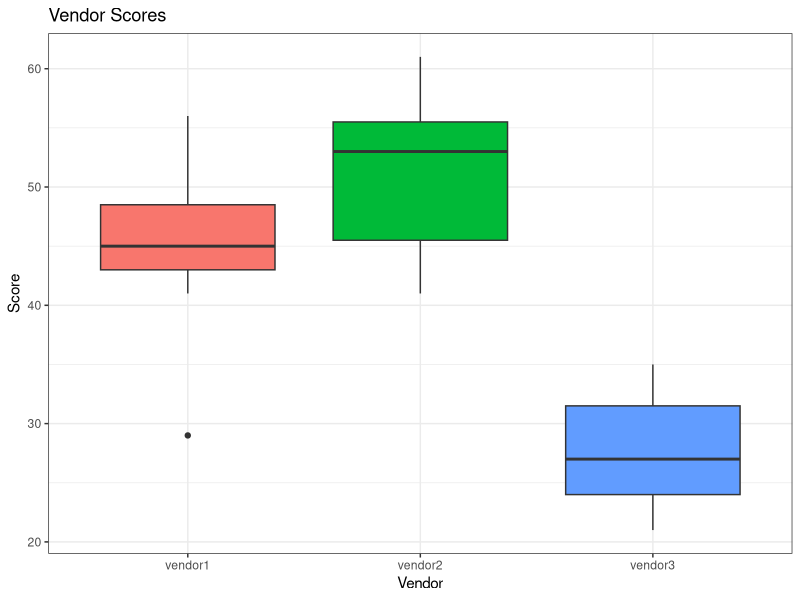
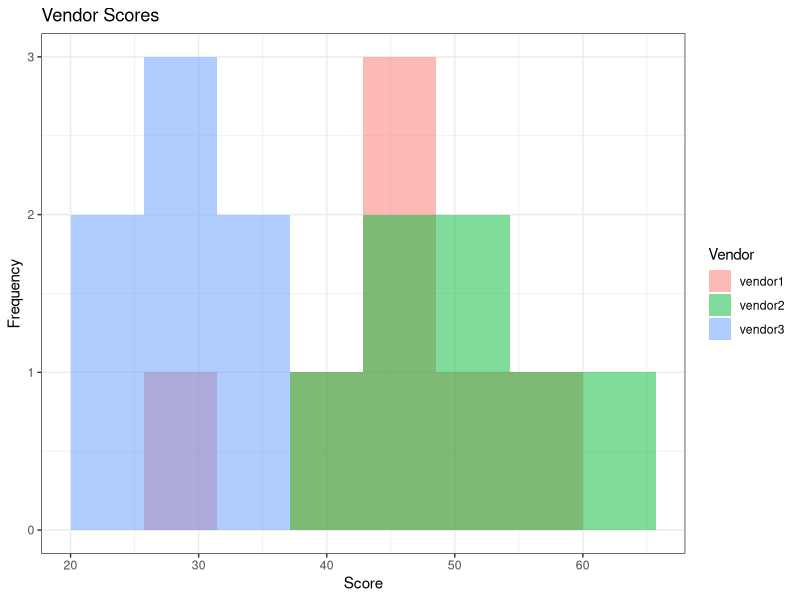
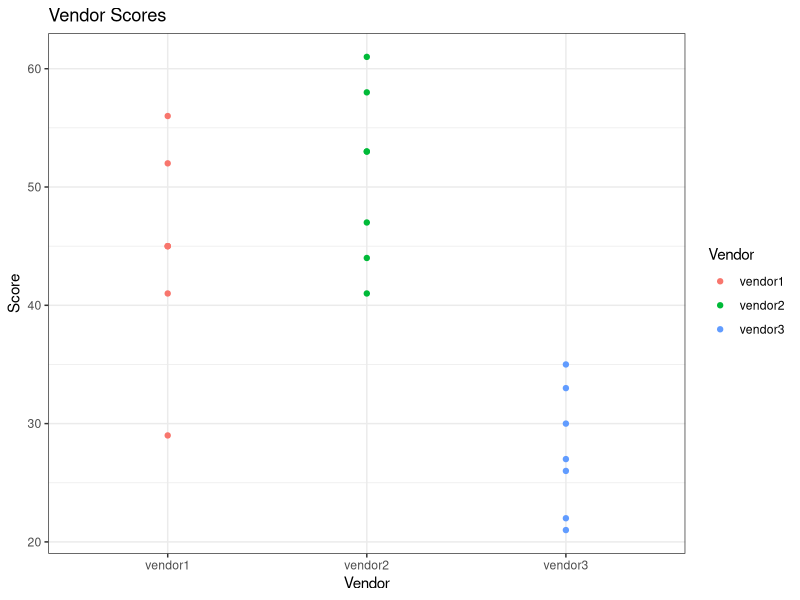
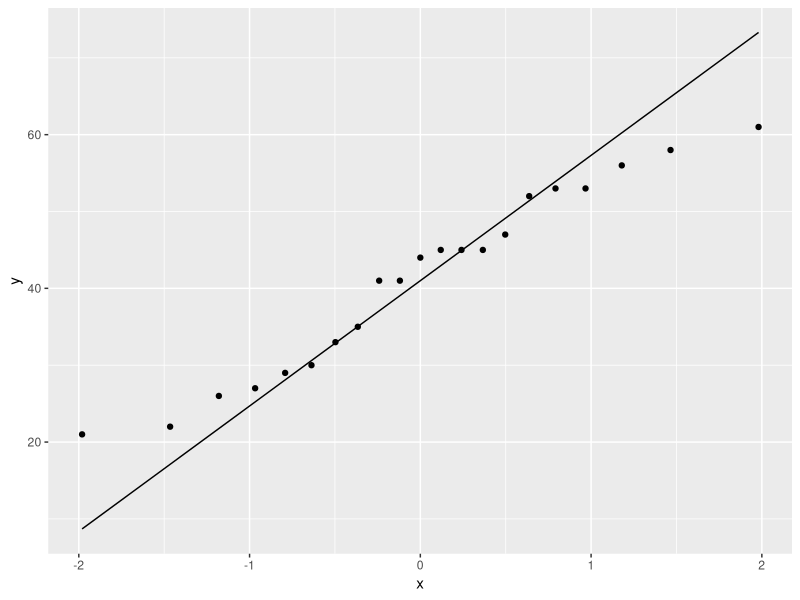
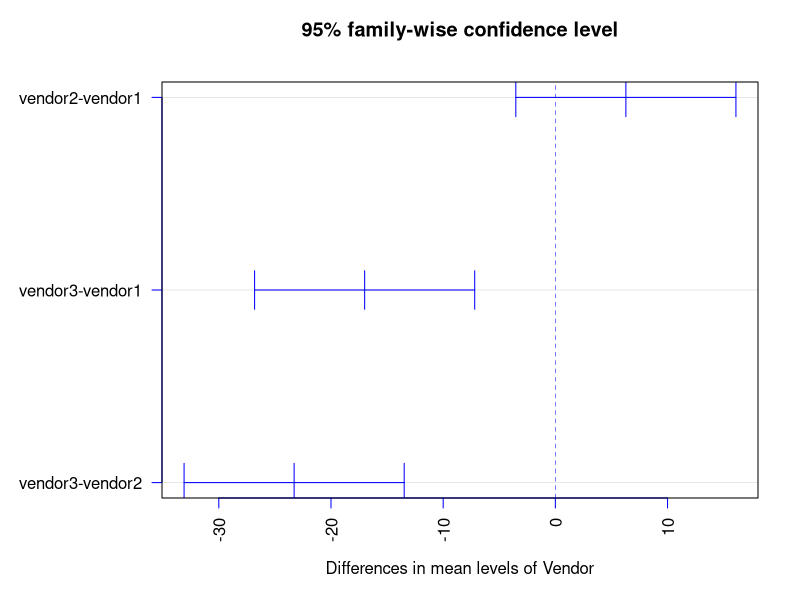

The R source for these figures, in order:
# UoEO MSc AI: Numerical Analysis
# Coursework data activities using Health Data dataset
# Maria Ingold (2024)
# Unit 8: Scenario-Based Exercise = 95% Confidence Interval

library(tidyverse)
library(reshape2)   # For melt
library(car)        # For leveneTest

# DATA

# Vector of scores for 3 vendors
vendor1 <- sort(c(45, 29, 56, 52, 45, 45, 41))
vendor2 <- sort(c(61, 53, 41, 58, 53, 47, 44))
vendor3 <- sort(c(35, 21, 33, 27, 22, 26, 30))

# Dataframe (puts vectors into 3 columns with each vendor in a column)
vendor_scores_df <- data.frame(vendor1, vendor2, vendor3)

# Reshape dataframe to long (2 columns with vendor and score in each row)
# This is needed for box plotting
df_long <- melt(vendor_scores_df, variable.name = "Vendor", value.name = "Score")

# DESCRIPTIVE STATISTICS

# Print ordered data
vendor1 # 29, 41, 45, 45, 45, 52, 56
vendor2 # 41, 44, 47, 53, 53, 58, 61
vendor3 # 21, 22, 26, 27, 30, 33, 35

# Summary statistics (includes mean, median, min, max, quartiles)
# Find the mean efficiency for each vendor
summary(vendor1)
summary(vendor2)
summary(vendor3)

# Find the mean efficiency for each vendor
# Outcome: The mean scores are different for each vendor.
# Vendor 1: 44.71  But vendor 1 has a low outlier of 29.
# Vendor 2: 51.    This is the highest mean score.
# Vendor 3: 27.71. This is the lowest mean score.
mean(vendor1)
mean(vendor2)
mean(vendor3)

# VISUALISATION

# Boxplot
# Outcome: The median scores are different for each vendor.
# Vendor 2 has the highest median score.
# Vendor 3 has the lowest median score.
df_long %>%
  ggplot(aes(x = Vendor, y = Score, fill = Vendor)) +
  geom_boxplot() +
  labs(title = "Vendor Scores",
       x = "Vendor",
       y = "Score") +
  theme_bw() +
  theme(legend.position = "none")

# Histogram
# The number of bins really makes a difference.
# Range is 21 to 61. 
# 8 bins seems to be the best.
# Outcome: They are partly overlaid over each other. 
df_long %>%
  ggplot(aes(x = Score, fill = Vendor)) +
  geom_histogram(bins = 8, alpha = 0.5, position = "identity") +
  labs(title = "Vendor Scores",
       x = "Score",
       y = "Frequency") +
  theme_bw()

# Scatterplot
# Outcome: Definitely not related
# This doesn't seem that helpful
df_long %>%
  ggplot(aes(x = Vendor, y = Score, color = Vendor)) +
  geom_point() +
  labs(title = "Vendor Scores",
       x = "Vendor",
       y = "Score") +
  theme_bw()

# QQ plot
# Curves up at bottom and down at top
# Outcome: The scores are not normally distributed?
df_long %>%
  ggplot(aes(sample = Score)) +
  geom_qq() +
  geom_qq_line()
  labs(title = "QQ Plot of Vendor Scores",
       x = "Theoretical Quantiles",
       y = "Sample Quantiles") +
  theme_bw()

# STATISTICAL TEST
# Small sample size
# Shapiro test for normality
# Per vendor to test if single vendor is normally distributed
# Null hypothesis: The data is normally distributed
# Alternative hypothesis: The data is not normally distributed
# vendor 1: p-value = 0.4728 > 0.05 ==> Fail to reject null, not significant
# vendor 2: p-value = 0.7896 > 0.05 ==> Fail to reject null, not significant
# vendor 3: p-value = 0.7426 > 0.05 ==> Fail to reject null, not significant
# This indicates that the data is normally distributed.
shapiro.test(vendor1)
shapiro.test(vendor2)
shapiro.test(vendor3)

# Observations are independent
# But still don't know if variances are equal
# So can't yet confirm ANOVA
# Levene's test for homogeneity of variance
# Null hypothesis: The variances are equal
# Alternative hypothesis: The variances are not equal
# Pr(>F) is p-value = 0.8075 > 0.05 ==> Fail to reject null, not significant
# ===> The variances are equal
leveneTest(Score ~ Vendor, data = df_long)

# INTERPRETATION
# The data is normally distributed 
# and the variances are equal
# and the data is independent
# ==> ANOVA can be used

# HYPOTHESIS TESTING
# Determine which vendor shows a higher significance of improvement
# in employee efficiency statistically at the 95% level.

# ANOVA test
# Null hypothesis: The means of the scores are equal for all vendors
# Alternative hypothesis: The means of the scores are not equal for all vendors
anova_test <- aov(Score ~ Vendor, data = df_long)
anova_test
summary(anova_test) # Have to use summary to get the p-value

# RESULT
# ANOVA test
# Terms:
#                   Vendor Residuals
# Sum of Squares  2031.7143  930.8571
# Deg. of Freedom         2        18
#
# Residual standard error: 7.191265
# Estimated effects may be unbalanced
#
# Summary of ANOVA test
#             Df Sum Sq Mean Sq F value   Pr(>F)
# Vendor       2 2031.7  1015.9   19.64 2.98e-05 ***
# Residuals   18  930.9    51.7
# ---
# Signif. codes:  0 ‘***’ 0.001 ‘**’ 0.01 ‘*’ 0.05 ‘.’ 0.1 ‘ ’ 1


# INTERPRETATION
# The p-value is 2.98e-05 < 0.05 with *** indicating highly significant
# Reject the null hypothesis, the means of the scores are not equal for all vendors
# ==> At least one vendor is significantly different from the others

# POST-HOC TEST
# Determine which vendor is significantly different from the others
# Tukey's HSD test
# Null hypothesis: The means of the scores are equal for all vendors
# Alternative hypothesis: The means of the scores are not equal for all vendors
TukeyHSD(anova_test)

# RESULT
# Tukey multiple comparisons of means
# 95% family-wise confidence level
#
# Fit: aov(formula = Score ~ Vendor, data = df_long)
#
# $Vendor
#                       diff        lwr        upr     p adj
# vendor2-vendor1   6.285714  -3.524527  16.095955 0.2570011
# vendor3-vendor1 -17.000000 -26.810241  -7.189759 0.0009128
# vendor3-vendor2 -23.285714 -33.095955 -13.475473 0.0000286

# INTERPRETATION
# p adj are the p-values adjusted for multiple comparisons
#
# vendor2-vendor1: p-value = 0.2570011 > 0.05
# ==> Fail to reject the null hypothesis that the means of all scores are equal
# ==> The means of the scores are equal for vendor 1 and vendor 2
#
# vendor3-vendor1: p-value = 0.0009128 < 0.05
# vendor3-vendor2: p-value = 0.0000286 < 0.05
# ==> Reject the null hypothesis that the means of all scores are equal
# ==> The means of the scores are not equal
# At -17.00, Vendor 1 has a signficantly higher mean score than vendor 3
# At -23.29, Vendor 2 has a signficantly higher mean score than vendor 3
# But can't statistically say which is better between vendor 1 and vendor 2

# plot confidence intervals
old_mar <- par("mar") # old margins
par(mar = c(5, 8, 4, 2) + 0.1) # new: bottom, left, top, right
plot(TukeyHSD(anova_test, conf.level=.95), las = 2, col = "blue")
par(mar = old_mar)

# Kruskal-Wallis test
# Just for fun, let's try a non-parametric test
kruskal.test(Score ~ Vendor, data = df_long)